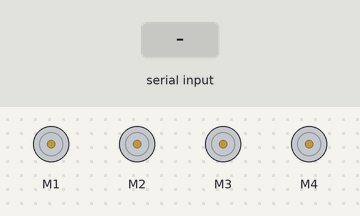
The sketch below on a simulated Arduino Uno, built with avr-gcc and run on an emulated ATmega328P. Shown: 4 × DC motor (green arrow = forward, orange = backward, longer = faster). The inputs (shaded band) are chosen by the test bench.

Above: at 1.2 s.
1.3 s: "1" received over the second serial link
At 1.45 s:
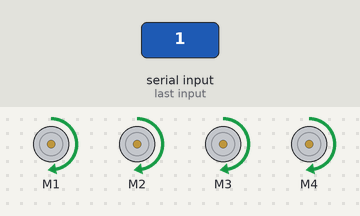
3.1 s: "2" received over the second serial link
At 3.25 s:
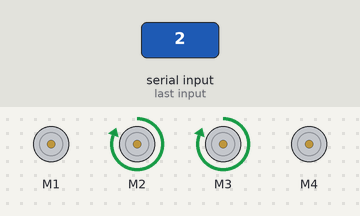
4.9 s: "4" received over the second serial link
At 5.05 s:
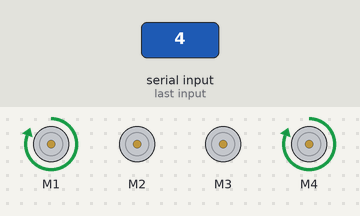
6.7 s: "5" received over the second serial link
At 6.85 s:
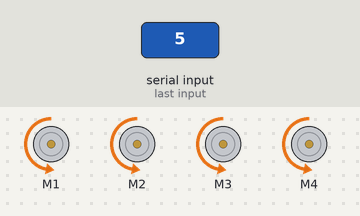
Timing chart, 0 to 9.5 s (numbered marks = the images above; inputs shaded):
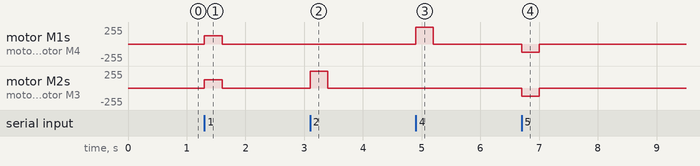

The sketch:

car-code.ino
```cpp
#include <SoftwareSerial.h>
#include <AFMotor.h>

SoftwareSerial BT(9, 10);

AF_DCMotor motor1(1);
AF_DCMotor motor2(2);
AF_DCMotor motor3(3);
AF_DCMotor motor4(4);

char command;
const int motorSpeed = 255;
unsigned long previousMillis = 0;
const unsigned int timeout = 300;

void setup() {
    Serial.begin(9600);
    BT.begin(9600);
}

void loop() {
    if (BT.available()) {
        command = BT.read();
        previousMillis = millis();
        switch (command) {
            case '1':
                forward();
                break;
            case '2':
                left();
                break;
            case '3':
                stop();
                break;
            case '4':
                right();
                break;
            case '5':
                backward();
                break;
        }
    } else {
        if (millis() - previousMillis > timeout) {
            stop();
        }
    }
}

void forward(){
    motor1.run(FORWARD);
    motor2.run(FORWARD);
    motor3.run(FORWARD);
    motor4.run(FORWARD);
    motor1.setSpeed(motorSpeed/2);
    motor2.setSpeed(motorSpeed/2);
    motor3.setSpeed(motorSpeed/2);
    motor4.setSpeed(motorSpeed/2);
}

void backward(){
    motor1.run(BACKWARD);
    motor2.run(BACKWARD);
    motor3.run(BACKWARD);
    motor4.run(BACKWARD);
    motor1.setSpeed(motorSpeed/2);
    motor2.setSpeed(motorSpeed/2);
    motor3.setSpeed(motorSpeed/2);
    motor4.setSpeed(motorSpeed/2);
}

void left(){
    motor2.run(FORWARD);
    motor3.run(FORWARD);
    motor1.setSpeed(0);
    motor2.setSpeed(motorSpeed);
    motor3.setSpeed(motorSpeed);
    motor4.setSpeed(0);
}

void stop(){
    motor1.setSpeed(0);
    motor2.setSpeed(0);
    motor3.setSpeed(0);
    motor4.setSpeed(0);
}

void right(){
    motor1.run(FORWARD);
    motor4.run(FORWARD);
    motor1.setSpeed(motorSpeed);
    motor2.setSpeed(0);
    motor3.setSpeed(0);
    motor4.setSpeed(motorSpeed);
}
```

Measured:
- after the input at 1.3 s, motor M1–4: stopped → forward 127/255 at once, → stopped 0.30 s later
- after the input at 3.1 s, motor M2, motor M3: stopped → forward 255/255 at once, → stopped 0.30 s later
- after the input at 4.9 s, motor M1, motor M4: stopped → forward 255/255 at once, → stopped 0.30 s later
- after the input at 6.7 s, motor M1–4: stopped → backward 127/255 at once, → stopped 0.30 s later
